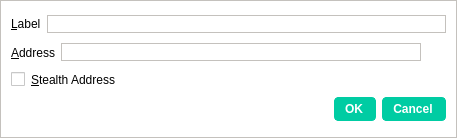
<?xml version="1.0" encoding="UTF-8"?>
<ui version="4.0">
 <class>EditAddressDialog</class>
 <widget class="QDialog" name="EditAddressDialog">
  <property name="geometry">
   <rect>
    <x>0</x>
    <y>0</y>
    <width>457</width>
    <height>138</height>
   </rect>
  </property>
  <property name="windowTitle">
   <string>Edit Address</string>
  </property>
  <property name="styleSheet">
   <string notr="true">background-color: rgb(255, 255, 255);
border: 1px solid #c4c1bd;</string>
  </property>
  <layout class="QGridLayout" name="gridLayout_2">
   <item row="1" column="0">
    <layout class="QHBoxLayout" name="horizontalLayout_3">
     <item>
      <widget class="QLabel" name="label_2">
       <property name="styleSheet">
        <string notr="true">border: 0;</string>
       </property>
       <property name="text">
        <string>&amp;Address</string>
       </property>
       <property name="buddy">
        <cstring>addressEdit</cstring>
       </property>
      </widget>
     </item>
     <item>
      <widget class="QLineEdit" name="addressEdit">
       <property name="toolTip">
        <string>The address associated with this address book entry. This can only be modified for sending addresses.</string>
       </property>
      </widget>
     </item>
     <item>
      <widget class="QToolButton" name="EditAddressPasteButton">
       <property name="toolTip">
        <string>Paste address from clipboard</string>
       </property>
       <property name="styleSheet">
        <string notr="true">border: 0;</string>
       </property>
       <property name="text">
        <string/>
       </property>
       <property name="icon">
        <iconset resource="../bitcoin.qrc">
         <normaloff>:/icons/editpaste</normaloff>:/icons/editpaste</iconset>
       </property>
       <property name="shortcut">
        <string>Alt+P</string>
       </property>
      </widget>
     </item>
    </layout>
   </item>
   <item row="3" column="0">
    <widget class="QDialogButtonBox" name="buttonBox">
     <property name="styleSheet">
      <string notr="true">background-color: rgb(0, 204, 163);
color: rgb(255, 255, 255);
border-radius: 4px;
border-color:  rgb(0, 204, 163);
font-weight: 600;
padding: 4px;
padding-left: 10px;
padding-right: 12px;
icon-size: 0;</string>
     </property>
     <property name="orientation">
      <enum>Qt::Horizontal</enum>
     </property>
     <property name="standardButtons">
      <set>QDialogButtonBox::Cancel|QDialogButtonBox::Ok</set>
     </property>
    </widget>
   </item>
   <item row="2" column="0">
    <widget class="QCheckBox" name="stealthCB">
     <property name="styleSheet">
      <string notr="true">border: 0;</string>
     </property>
     <property name="text">
      <string>&amp;Stealth Address</string>
     </property>
    </widget>
   </item>
   <item row="0" column="0">
    <layout class="QHBoxLayout" name="horizontalLayout_4">
     <item>
      <widget class="QLabel" name="label">
       <property name="styleSheet">
        <string notr="true">border: 0;</string>
       </property>
       <property name="text">
        <string>&amp;Label</string>
       </property>
       <property name="buddy">
        <cstring>labelEdit</cstring>
       </property>
      </widget>
     </item>
     <item>
      <widget class="QLineEdit" name="labelEdit">
       <property name="toolTip">
        <string>The label associated with this address book entry</string>
       </property>
      </widget>
     </item>
    </layout>
   </item>
  </layout>
 </widget>
 <resources>
  <include location="../bitcoin.qrc"/>
 </resources>
 <connections>
  <connection>
   <sender>buttonBox</sender>
   <signal>accepted()</signal>
   <receiver>EditAddressDialog</receiver>
   <slot>accept()</slot>
   <hints>
    <hint type="sourcelabel">
     <x>248</x>
     <y>254</y>
    </hint>
    <hint type="destinationlabel">
     <x>157</x>
     <y>274</y>
    </hint>
   </hints>
  </connection>
  <connection>
   <sender>buttonBox</sender>
   <signal>rejected()</signal>
   <receiver>EditAddressDialog</receiver>
   <slot>reject()</slot>
   <hints>
    <hint type="sourcelabel">
     <x>316</x>
     <y>260</y>
    </hint>
    <hint type="destinationlabel">
     <x>286</x>
     <y>274</y>
    </hint>
   </hints>
  </connection>
 </connections>
</ui>
